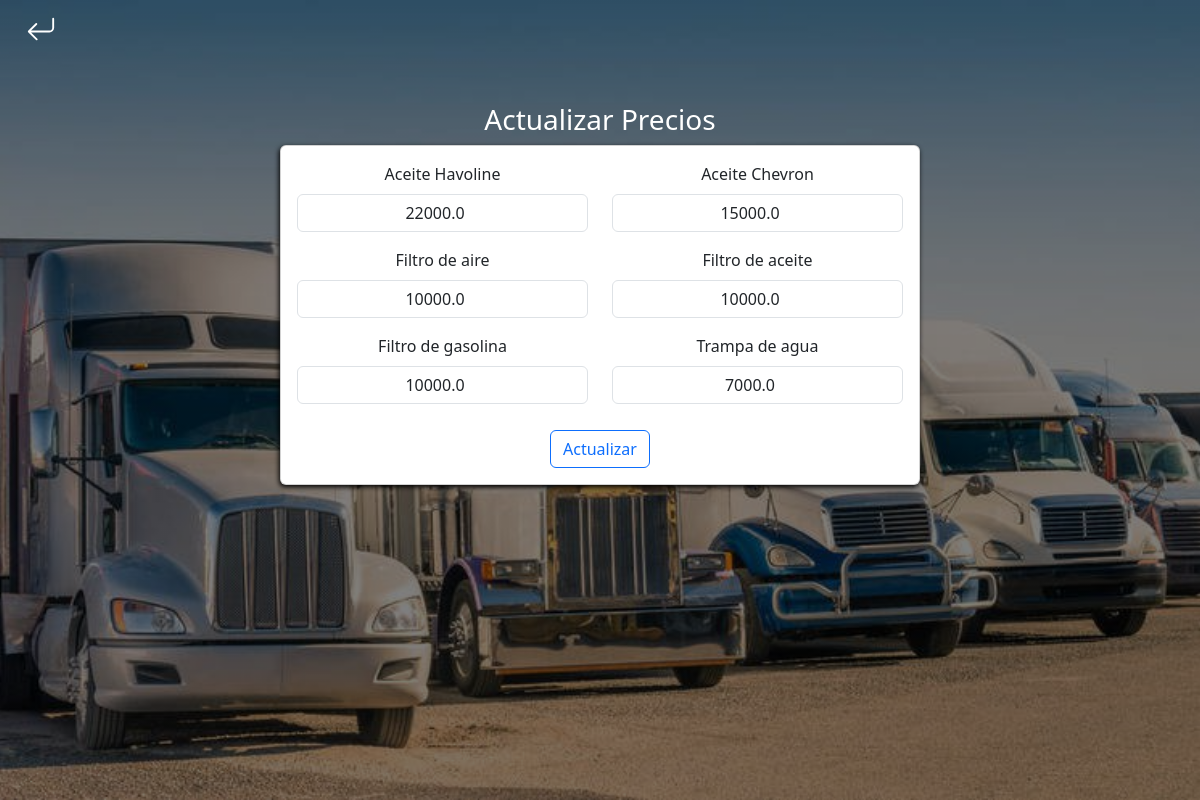
Screenshot of /change_prices/ (signed in) with the database file from the repository.
### PagePrincipal/models.py (models this page shows)
class PriceOfChangeOil(models.Model):
    oil_chevron = models.FloatField(null=False)
    oil_havoline = models.FloatField(null=False)
    air_filter = models.FloatField(null=False)
    oil_filter = models.FloatField(null=False)
    fuel_filter = models.FloatField(null=False)
    water_trap = models.FloatField(null=False)
    class Meta:
        verbose_name = 'PriceOfChangeOil'
        verbose_name_plural = 'PricesOfChangeOils'

### PanelAdmin/views.py (the view, shortened to what this page needs)
# urls.py: path('change_prices/', changePrices.as_view(), name='Change_Prices'),
class changePrices(LoginRequiredMixin, View):
    login_url = '/login/'
    def get(self, request):
        url = '/admin/'
        prices = PriceOfChangeOil.objects.all()
        return render(request, 'changes_prices.html', {'url': url, 'prices': prices})

### templates/changes_prices.html (shortened to what this page needs)
<!DOCTYPE html>
{% load static %}
{% load pwa %}
<html lang="en">
<head>
    <link href="{% static 'css/bootstrap.min.css' %}" rel="stylesheet">
    <link href="https://cdn.jsdelivr.net/npm/bootstrap-icons@1.7.2/font/bootstrap-icons.css" rel="stylesheet">
    <link rel="stylesheet" href="{% static 'css/styles.css' %}">
</head>
<body>
{% if request.user.is_superuser %}
    <section class="register_admin">
        <section class="back ms-3">
            <div class="contenedor">
                <a href="/admin/">
                </a>
            </div>
        </section>
        <div class="actualizar_precios">
            <div class="container">
                <h3 class="mt-2" style="color: white;">Actualizar Precios</h3>
                <div class="card" style="box-shadow: -1px 2px 5px black;">
                    <div class="card-body">
                        <form action="" method="post">
                            {% for price in prices %}
                                {% if price.oil_havoline %}
                                <div class="row">
                                    <div class="col-md-6 mb-3">
                                        <label for="oil_havoline" class="form-label">Aceite Havoline</label>
                                        <input type="number" name="oil_havoline" class="form-control" id="oil_havoline" value="{{ price.oil_havoline }}" required>
                                    </div>
                                {% endif %}
                                {% if price.oil_chevron %}
                                    <div class="col-md-6 mb-3">
                                        <label for="oil_chevron" class="form-label">Aceite Chevron</label>
                                        <input type="number" name="oil_chevron" class="form-control" id="oil_chevron" value="{{ price.oil_chevron }}" required>
                                    </div>
                                </div>
                                {% endif %}
                                {% if price.air_filter %}
                                    <div class="row">
                                        <div class="col-md-6 mb-3">
                                            <label for="air_filter" class="form-label">Filtro de aire</label>
                                            <input type="number" name="air_filter" class="form-control" id="air_filter" value="{{ price.air_filter }}" required>
                                        </div>
                                {% endif %}
                                {% if price.oil_filter %}
                                        <div class="col-md-6 mb-3">
                                            <label for="oil_filter" class="form-label">Filtro de aceite</label>
                                            <input type="number" name="oil_filter" class="form-control" id="oil_filter" value="{{ price.oil_filter }}" required>
                                        </div>
                                    </div>
                                {% endif %}
                                {% if price.fuel_filter %}
                                    <div class="row">
                                        <div class="col-md-6 mb-3">
                                            <label for="fuel_filter" class="form-label">Filtro de gasolina</label>
                                            <input type="number" name="fuel_filter" class="form-control" id="fuel_filter" value="{{ price.fuel_filter }}" required>
                                        </div>
                                {% endif %}
                                {% if price.water_trap %}
                                        <div class="col-md-6 mb-3">
                                            <label for="water-trap" class="form-label">Trampa de agua</label>
                                            <input type="number" name="water-trap" class="form-control" id="water-trap" value="{{ price.water_trap }}" required>
                                        </div>
                                    </div>
                                {% endif %}
                            {% endfor %}
                            <button type="submit" class="btn btn-outline-primary" style="margin-top: 10px;">Actualizar</button>
                        </form>
                    </div>
                </div>
            </div>
        </div>
    </section>
{% endif %}
</body>
</html>

### static/css/styles.css (style rules this page uses)
* { padding: 0; margin: 0; box-sizing: border-box; }
.form-control { text-align: center; }
.register_admin { display: flex; flex-direction: column; height: 100dvh; background-image: linear-gradient(rgba(0,0,0,0.5), rgba(0,0,0,0.5), rgba(0,0,0,0.5)), url('../images/fondo.jpg'); background-repeat: no-repeat; background-size: cover; background-position: center; color: white; }
.register_admin .container { display: flex; flex-direction: column; justify-content: center; align-items: center; text-align: center; height: auto; color: #000000; }
.actualizar_precios .container .card { width: 20rem; }
@media only screen and (min-width:768px) { .back { display: flex; justify-content: start; align-items: start; text-align: left; } }
@media only screen and (min-width:768px) { .register_admin { height: 100dvh; } }
@media only screen and (min-width:768px) { .actualizar_precios { margin-top: 50px; } }
@media only screen and (min-width:768px) { .actualizar_precios .container .card { width: 40rem; } }

### rows the page displays
PriceOfChangeOil: oil_havoline "22000.0", oil_chevron "15000.0", air_filter "10000.0", oil_filter "10000.0", fuel_filter "10000.0", water-trap "7000.0"
